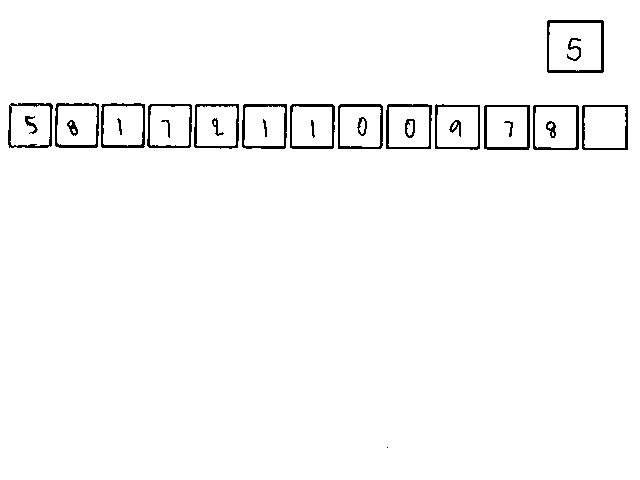
#> input picture 9.png, 640 x 480 px
$ python copy.py
#> lines starting #> are read from the running program, lines starting #| are printed output that depends on the picture; after the words box and inside, x2 and y2 are one past the last pixel; in counts of white or black regions, pixels touching at a corner belong together
import cv2
import numpy as np

img = cv2.imread("9.png")
#> img is the input picture: shape (480, 640, 3); 97.7% white; 28 black regions (1 under 20 px), largest, box (x1, y1, x2, y2) and area: (547, 20, 604, 73) 578, (484, 105, 530, 150) 464, (242, 104, 287, 149) 447
gray = cv2.cvtColor(img,cv2.COLOR_BGR2GRAY)
(thresh, Img_First) = cv2.threshold(gray, 140, 255, cv2.THRESH_BINARY)
# cv2.imshow("imaB",Img_First)
#cv2.waitKey(0)
#กำหนดให้ widthคือความกล้าง และ heightคือความสูง  แล้วให้ rows คือหาค่าในแนวนอนของความสูง และ cols คือหาค่าในแนวตั้งของความกว้าง---------------------------
Height,Width = Img_First.shape
#> Height = 480; Width = 640
Rows=Height
#> Rows = 480
Cols=Width
#> Cols = 640
SumPixel_H = np.array([Cols-(y/255) for y in Img_First.sum(axis=1)])#หาผลรวมของpixelสีดำในแนวcols
#> SumPixel_H = 480 values, max 568 at index 105, min 0 at index 0, mean 14.43

#---------Procecsที่เอาไว้หาค่าpixelสีดำแล้วเก็บตำแหน่งทั้งข้างบนและข้างล่างครั้งแรก--------------------------------------------------
Spec_HolBegin = 0
Spec_HolEnd = 0

Hol = len(SumPixel_H)
#> Hol = 480

for SpScore in range(0,Hol,+1):
   if SumPixel_H[SpScore]==0:
        SpScore = +1
   else:
      Spec_HolBegin=+SpScore
      break

for SpScore in range(Spec_HolBegin,Hol,+1):
   if SumPixel_H[SpScore] !=0:
        SpScore = +1
   else:
      Spec_HolEnd=+SpScore
      break


UpperAndLower_Cut = Img_First[Spec_HolBegin : Spec_HolEnd,0:Width] #ตัดพื้นที่ว่างทั้ง บน และ ล่าง ออก
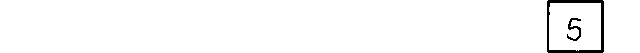
#> UpperAndLower_Cut: shape (53, 640); 98% white; 2 black regions, box (x1, y1, x2, y2) and area: (547, 0, 604, 53) 578, (567, 18, 581, 41) 117

# cv2.imshow("dectScore",UpperAndLower_Cut)
#cv2.waitKey(0)

#------------------------------------------------------ตัดแนวตั้งช่องคะแนน----------------------------------------------------------#

Height3,Width3 = UpperAndLower_Cut.shape
#> Height3 = 53; Width3 = 640
Rows3=Height3
#> Rows3 = 53
Cols3=Width3
#> Cols3 = 640
SumPixel_Ver = np.array([Rows3-(y/255) for y in UpperAndLower_Cut.sum(axis=0)])#หาผลรวมของpixelสีดำในแนวcols
#> SumPixel_Ver = 640 values, max 53 at index 548, min 0 at index 0, mean 1.09


Spec_VerBegin = 0
Spec_VerEnd = 0

Ver = len(SumPixel_Ver)
#> Ver = 640

for SpScore1 in range(Spec_VerEnd,Ver,+1):
   if SumPixel_Ver[SpScore1]==0:
        SpScore1 = +1
   else:
      Spec_VerBegin=+SpScore1
      break

for SpScore1 in range(Spec_VerBegin,Ver,+1):
   if SumPixel_Ver[SpScore1]!=0:
        SpScore1 = +1
   else:
      Spec_VerEnd=+SpScore1
      break


LAndR_Cut = UpperAndLower_Cut[0:Height3,Spec_VerBegin:Spec_VerEnd] #ตัดพื้นที่ว่างทั้ง บน และ ล่าง ออก
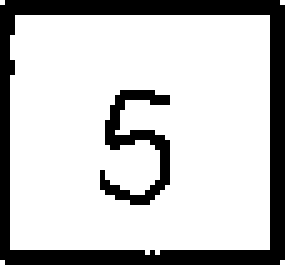
#> LAndR_Cut: shape (53, 57) (shown 5 times larger); 77% white; 2 black regions, box (x1, y1, x2, y2) and area: (0, 0, 57, 53) 578, (20, 18, 34, 41) 117


#cv2.imshow("cut_Score",LAndR_Cut)
#cv2.waitKey(0)

#-------------------------------------------------คัดกรอบบนล่างช่องคะแนน-------------------------------------------------------#

Height5,Width5 = LAndR_Cut.shape
#> Height5 = 53; Width5 = 57
Rows5 = Height5
#> Rows5 = 53
Cols5 = Width5
#> Cols5 = 57
SumPixel_HNo = np.array([Cols5-(y/255) for y in LAndR_Cut.sum(axis=1) ])
#> SumPixel_HNo = 53 values, max 57 at index 1, min 5 at index 7, mean 13.11
print(SumPixel_HNo)
#| [55. 57. 57.  6.  6.  6.  6.  5.  5.  5.  5.  5.  6.  6.  6.  5.  5.  5.
#|  12. 16. 11.  8.  7.  7.  8.  8. 12. 17. 15. 10.  7.  7.  7.  7.  8.  8.
#|  10. 12. 13. 13.  9.  5.  5.  5.  5.  5.  5.  5.  5.  5. 55. 57. 55.]
HNo = len(SumPixel_HNo)
#> HNo = 53


Egde_cut = LAndR_Cut[5:Height5-5,5:Width5-5]
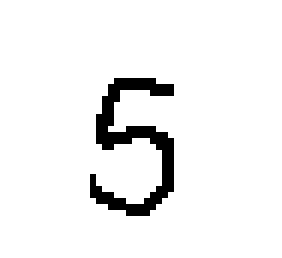
#> Egde_cut: shape (43, 47) (shown 6 times larger); 94.2% white; black in thin lines or dots, all inside (x1, y1, x2, y2) = (15, 13, 29, 36)
#cv2.imshow("asd",Egde_cut)
#cv2.waitKey(0)

#----------------------------------------------ตัดเลขแนวนอนช่องคะแนน-----------------------#
Height7,Width7 = Egde_cut.shape
#> Height7 = 43; Width7 = 47
Rows7=Height7
#> Rows7 = 43
Cols7=Width7
SumPixel_HNoScore = np.array([Cols7-(y/255) for y in Egde_cut.sum(axis=1)])
#> SumPixel_HNoScore = 43 values, max 12 at index 22, min 0 at index 0, mean 2.72


NoScore_Begin =0
NoScore_End =0
HNoScore = len(SumPixel_HNoScore)
#> HNoScore = 43

for NoSc in range (0,HNoScore,+1):
    if SumPixel_HNoScore[NoSc]==0:
        NoSc = +1
    else:
        NoScore_Begin =+ NoSc
        break

for NoSc in range(NoScore_Begin,HNoScore,+1):
    if SumPixel_HNoScore[NoSc]!=0:
        NoSc=+1
    else:
        NoScore_End=+NoSc
        break

NoCut_H = Egde_cut[NoScore_Begin:NoScore_End,0:Width7]
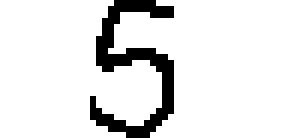
#> NoCut_H: shape (23, 47) (shown 6 times larger); 89.2% white; black in thin lines or dots, all inside (x1, y1, x2, y2) = (15, 0, 29, 23)
#cv2.imshow("suhiukhbis",NoCut_H)
#cv2.waitKey(0)

#---------------------------------ตัดเลขแล้วตั้งช่องคะแนน------------------------------#
Height8,Width8= NoCut_H.shape

Rows8=Height8
Cols8=Width8
SumPixel_VerNoScore = np.array([Rows8-(y/255) for y in NoCut_H.sum(axis=0)])#หาผลรวมของpixelสีดำในแนวcols
#> SumPixel_VerNoScore = 47 values, max 13 at index 18, min 0 at index 0, mean 2.49


NoScore_End1 = 0
NoScore_Begin1 = 0

VerNo = len(SumPixel_VerNoScore)
#> VerNo = 47

for NoSc1 in range(NoScore_End1,VerNo,+1):
   if SumPixel_VerNoScore[NoSc1]==0:
        NoSc1 = +1
   else:
       NoScore_Begin1=+NoSc1
       break

for NoSc1 in range(NoScore_Begin1,VerNo,+1):
   if SumPixel_VerNoScore[NoSc1]!=0:
       NoSc1 = +1
   else:
       NoScore_End1=+NoSc1
       break

NoCut_Ver = NoCut_H[0:Height8,NoScore_Begin1:NoScore_End1] #ตัดพื้นที่ว่างทั้ง บน และ ล่าง ออก
#cv2.imshow("No",NoCut_Ver)

#cv2.waitKey(0)


#-------------------------------------------------------------------------------------------------------------------#

#------------------------------------------------------บนล่างช่องรหัสนักศักษา-------------------------------------------------#
Height1,Width1 = Img_First.shape
Rows1=Height1
Cols1=Width1
SumPixel_H1 = np.array([Cols1-(y/255) for y in Img_First.sum(axis=1)])#หาผลรวมของpixelสีดำในแนวcols
#> SumPixel_H1 has the same summary as SumPixel_H

#---------Procecsที่เอาไว้หาค่าpixelสีดำแล้วเก็บตำแหน่งทั้งข้างบนและข้างล่างช่องรหัสนักศึกษา--------------------------------------------------
Spec_HolBegin1 = 0
Spec_HolEnd1 = 0

Hol1 = len(SumPixel_H1)
#> Hol1 = 480

for SpCode in range(Spec_HolEnd,Hol1,+1):
   if SumPixel_H1[SpCode]==0:
        SpCode = +1
   else:
      Spec_HolBegin1=+SpCode
      break

for SpCode in range(Spec_HolBegin1,Hol1,+1):
   if SumPixel_H1[SpCode]!=0: #กำหนดพิกเซล 150 หรือ 4
        SpCode = +1
   else:
      Spec_HolEnd1=+SpCode
      break


UpperAndLower_Cut1 = Img_First[Spec_HolBegin1:Spec_HolEnd1,0:Width1] #ตัดพื้นที่ว่างทั้ง บน และ ล่าง ออก
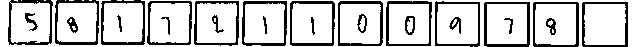
#> UpperAndLower_Cut1: shape (47, 640); 79.3% white; 25 black regions, largest, box (x1, y1, x2, y2) and area: (484, 2, 530, 47) 464, (242, 1, 287, 46) 447, (290, 1, 335, 46) 436


#cv2.imshow("dectCode",UpperAndLower_Cut1)
#cv2.waitKey(0)

#-----------------------------------------------ตัดแนวตั้งช้องรหัส-------------------------------------------------------#

Height4,Width4 = UpperAndLower_Cut1.shape
Rows4=Height4
Cols4=Width4
SumPixel_Ver = np.array([Rows4-(y/255) for y in UpperAndLower_Cut1.sum(axis=0)])
#> SumPixel_Ver = 640 values, max 45 at index 332, min 0 at index 0, mean 9.74
Spec_VerBegin1 = 0
Spec_VerEnd1 = 0

Ver = (len(SumPixel_Ver))
count = 1
Count_NumWrite = 0


while count == 1:
 for SpCode1 in range (Spec_VerEnd1,Ver,+1):
    if SumPixel_Ver[SpCode1] == 0:
        SpCode1 = +1
    else:
        Spec_VerBegin1=+SpCode1
        break
 for SpCode1 in range (Spec_VerBegin1,Ver,+1):
    if SumPixel_Ver[SpCode1]!=0:
        SpCode1 = +1
    else:
        Spec_VerEnd1 = +SpCode1
        break

 LAndR_Cut1 = UpperAndLower_Cut1[0:Height4,Spec_VerBegin1:Spec_VerEnd1]


 Height6, Width6 = LAndR_Cut1.shape
 Rows6 = Height6
 Cols6 = Width6
 SumPixel_HNo1 = np.array([Cols6 - (y / 255) for y in LAndR_Cut1.sum(axis=1)])


 HNo1 = len(SumPixel_HNo1)

 Egde_cut1 = LAndR_Cut1[6:Height6 - 6, 6:Width6 - 6] #------------------ตัดกรอบช่องรหัส------------#

 # ---------------------------------------คัดเเนวตั้งช่องรหัส------------------------------#
 Height9, Width9 = Egde_cut1.shape

 Rows9 = Height9
 Cols9 = Width9
 SumPixel_VerNoCode = np.array([Rows9 - (y / 255) for y in Egde_cut1.sum(axis=0)])  # หาผลรวมของpixelสีดำในแนวcols

 NoCode_End1 = 0
 NoCode_Begin1 = 0

 VerNo1 = len(SumPixel_VerNoCode)

 for NoCode1 in range(NoCode_End1, VerNo1, +1):
     if SumPixel_VerNoCode[NoCode1] == 0:
         NoCode1 = +1
     else:
         NoCode_Begin1 = +NoCode1
         break

 for NoCode1 in range(NoCode_Begin1, VerNo1, +1):
     if SumPixel_VerNoCode[NoCode1] != 0:
         NoCode1 = +1
     else:
         NoCode_End1 = +NoCode1
         break

 NoCut_Ver1 = Egde_cut1[0:Height9, NoCode_Begin1:NoCode_End1]  # ตัดพื้นที่ว่างทั้ง บน และ ล่าง ออก

 #cv2.imshow("cut_Code", Egde_cut1)
 # cv2.waitKey(0)


 #cv2.waitKey(0)
 Height10, Width10 = NoCut_Ver1.shape

 Rows10 = Height10
 Cols10 = Width10
 SumPixel_HNoCode = np.array([Cols10 - (y / 255) for y in NoCut_Ver1.sum(axis=1)])  # หาผลรวมของpixelสีดำในแนวcols

 NoCode_End = 0
 NoCode_Begin = 0

 VerNo = len(SumPixel_HNoCode)

 for NoCode in range(NoCode_End, VerNo, +1):
     if SumPixel_HNoCode[NoCode] == 0:
         NoCode = +1
     else:
         NoCode_Begin = +NoCode
         break

 for NoCode in range(NoCode_Begin, VerNo, +1):
     if SumPixel_HNoCode[NoCode] != 0:
         NoCode = +1
     else:
         NoCode_End = +NoCode
         break

 NoCut_Ver = NoCut_Ver1[NoCode_Begin:NoCode_End, 0:Width10]  # ตัดพื้นที่ว่างทั้ง บน และ ล่าง ออก

 #cv2.imshow("cut_Code", NoCut_Ver)
 #cv2.waitKey(0)
 CheckArea = 0
 for i in range(Spec_VerEnd1, Ver, +1):
     if SumPixel_Ver[i] != 0:  # เช็คดูว่า ตำแหน่ง สุดท้ายของตัวอักษร ไปจนถึง ความกว้างนั้น มีตัวอักษรอีกหรือไหม
         CheckArea = 1
     else:
         i = +1

 if CheckArea==0:   #ถ้าไม่มีตัวอักษรอีก ให้ทำการเปลี่ยน Count เป็น 0
    count=0
#> this loop made 13 passes
#> VerNo1 on passes 1 to 12: 33, 32, 32, 33, 33, 33, 33, 33, 34, 33, 34, 34
#> pass 1, `LAndR_Cut1 = UpperAndLower_Cut1[0:Height4,Spec_VerBegin1:Spec_VerEnd1]`:
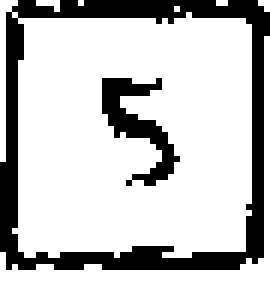
#> LAndR_Cut1: shape (47, 45) (shown 6 times larger); 76% white; 2 black regions, box (x1, y1, x2, y2) and area: (0, 0, 45, 45) 417, (17, 13, 30, 31) 90
#> pass 2, `Egde_cut1 = LAndR_Cut1[6:Height6 - 6, 6:Width6 - 6]`:
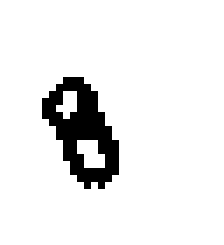
#> Egde_cut1: shape (35, 32) (shown 7 times larger); 92.1% white; black in thin lines or dots, all inside (x1, y1, x2, y2) = (6, 11, 17, 27)
#> after the loop, NoCode = 0; NoCode1 = 0; SpCode1 = 628
